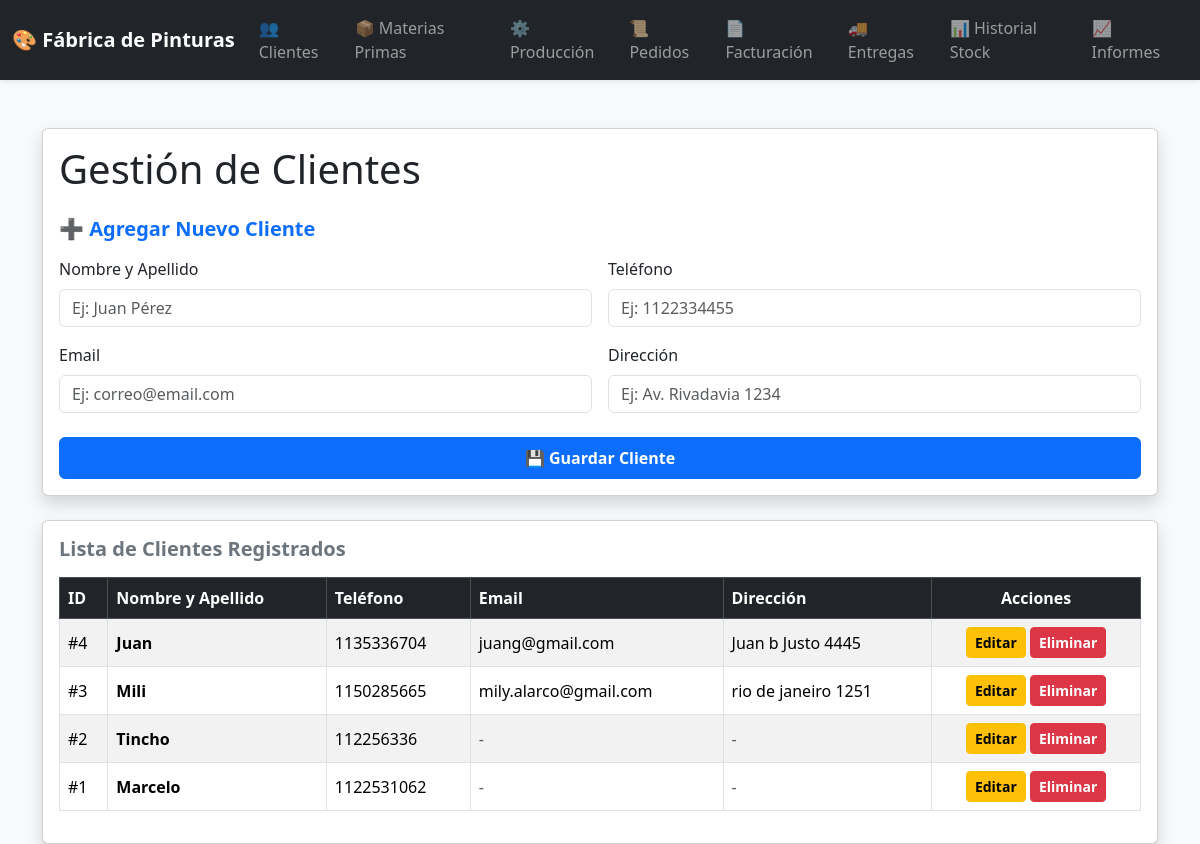
The page / on the database its author committed.
### tables this page shows
CREATE TABLE `clientes` (
  `id` int(11) NOT NULL,
  `nombre` varchar(100) DEFAULT NULL,
  `telefono` varchar(50) DEFAULT NULL,
  `email` varchar(100) DEFAULT NULL,
  `direccion` varchar(150) DEFAULT NULL
);

### index.php (the view, shortened to what this page needs)
<?php
include("conexion.php");
$clienteEditar = null;
$resultado = $conexion->query("SELECT * FROM clientes ORDER BY id DESC");
?>
<!DOCTYPE html>
<html lang="es">
<head>
    <link href="https://cdn.jsdelivr.net/npm/bootstrap@5.3.3/dist/css/bootstrap.min.css" rel="stylesheet">
</head>
<body class="bg-light">
<?php include("menu.php"); ?>
<div class="container mt-5">
    <div class="card shadow mb-4">
        <div class="card-body">
            <h1 class="mb-4">Gestión de Clientes</h1>
            <?php if ($clienteEditar) { ?>
                <div class="d-flex justify-content-between align-items-center mb-3">
                    <h2 class="h5 text-warning fw-bold mb-0">✏️ Editando al cliente: <?php echo $clienteEditar['nombre']; ?></h2>
                    <a href="index.php" class="btn btn-sm btn-outline-secondary">Cancelar edición</a>
                </div>
                <form method="POST" class="row g-3">
                    <input type="hidden" name="id" value="<?php echo $clienteEditar['id']; ?>">
                    <div class="col-md-6">
                        <label class="form-label">Nombre y Apellido</label>
                        <input type="text" name="nombre" class="form-control"
                               value="<?php echo $clienteEditar['nombre']; ?>" required>
                    </div>
                    <div class="col-md-6">
                        <label class="form-label">Teléfono</label>
                        <input type="text" name="telefono" class="form-control"
                               value="<?php echo $clienteEditar['telefono']; ?>" required>
                    </div>
                    <div class="col-md-6">
                        <label class="form-label">Email</label>
                        <input type="email" name="email" class="form-control"
                               value="<?php echo $clienteEditar['email']; ?>">
                    </div>
                    <div class="col-md-6">
                        <label class="form-label">Dirección</label>
                        <input type="text" name="direccion" class="form-control"
                               value="<?php echo $clienteEditar['direccion']; ?>">
                    </div>
                    <div class="col-12 mt-4">
                        <button type="submit" name="actualizar" class="btn btn-warning fw-bold px-4">Actualizar Cliente</button>
                    </div>
                </form>
            <?php } else { ?>
                <h2 class="h5 mb-3 text-primary fw-bold">➕ Agregar Nuevo Cliente</h2>
                <form method="POST" class="row g-3">
                    <div class="col-md-6">
                        <label class="form-label">Nombre y Apellido</label>
                        <input type="text" name="nombre" class="form-control" placeholder="Ej: Juan Pérez" required>
                    </div>
                    <div class="col-md-6">
                        <label class="form-label">Teléfono</label>
                        <input type="text" name="telefono" class="form-control" placeholder="Ej: 1122334455" required>
                    </div>
                    <div class="col-md-6">
                        <label class="form-label">Email</label>
                        <input type="email" name="email" class="form-control" placeholder="Ej: correo@email.com">
                    </div>
                    <div class="col-md-6">
                        <label class="form-label">Dirección</label>
                        <input type="text" name="direccion" class="form-control" placeholder="Ej: Av. Rivadavia 1234">
                    </div>
                    <div class="col-12 mt-4">
                        <button type="submit" name="guardar" class="btn btn-primary w-100 py-2 fw-bold">💾 Guardar Cliente</button>
                    </div>
                </form>
            <?php } ?>
        </div>
    </div>
    <div class="card shadow">
        <div class="card-body">
            <h2 class="h5 mb-3 text-secondary fw-bold">Lista de Clientes Registrados</h2>
            <div class="table-responsive">
                <table class="table table-bordered table-striped align-middle">
                    <thead class="table-dark">
                        <tr>
                            <th>ID</th>
                            <th>Nombre y Apellido</th>
                            <th>Teléfono</th>
                            <th>Email</th>
                            <th>Dirección</th>
                            <th class="text-center">Acciones</th>
                        </tr>
                    </thead>
                    <tbody>
                        <?php if ($resultado->num_rows == 0) { ?>
                            <tr>
                                <td colspan="6" class="text-center text-muted py-3">No hay clientes registrados todavía.</td>
                            </tr>
                        <?php } else { ?>
                            <?php while($fila = $resultado->fetch_assoc()) { ?>
                                <tr>
                                    <td>#<?php echo $fila['id']; ?></td>
                                    <td><strong><?php echo $fila['nombre']; ?></strong></td>
                                    <td><?php echo $fila['telefono']; ?></td>
                                    <td><?php echo !empty($fila['email']) ? $fila['email'] : '<span class="text-muted italic">-</span>'; ?></td>
                                    <td><?php echo !empty($fila['direccion']) ? $fila['direccion'] : '<span class="text-muted italic">-</span>'; ?></td>
                                    <td class="text-center">
                                        <a href="index.php?editar=<?php echo $fila['id']; ?>" class="btn btn-sm btn-warning fw-bold px-2">Editar</a>
                                        <a href="index.php?eliminar=<?php echo $fila['id']; ?>"
                                           class="btn btn-sm btn-danger fw-bold px-2"
                                           onclick="return confirm('¿Seguro que querés eliminar a este cliente?')">
                                           Eliminar
                                        </a>
                                    </td>
                                </tr>
                            <?php } ?>
                        <?php } ?>
                    </tbody>
                </table>
            </div>
        </div>
    </div>
</div>
</body>
</html>

### rows shown on the page
clientes: id "4", nombre "Juan", telefono "1135336704", email "juang@gmail.com", direccion "Juan b Justo 4445"
clientes: id "3", nombre "Mili", telefono "1150285665", email "mily.alarco@gmail.com", direccion "rio de janeiro 1251"
clientes: id "2", nombre "Tincho", telefono "112256336"
clientes: id "1", nombre "Marcelo", telefono "1122531062"
